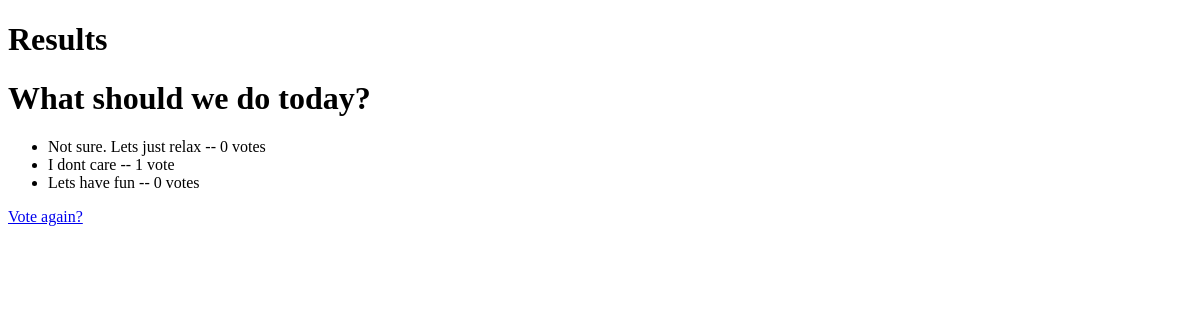
The page /polls/2/results/ on the database as committed earlier.
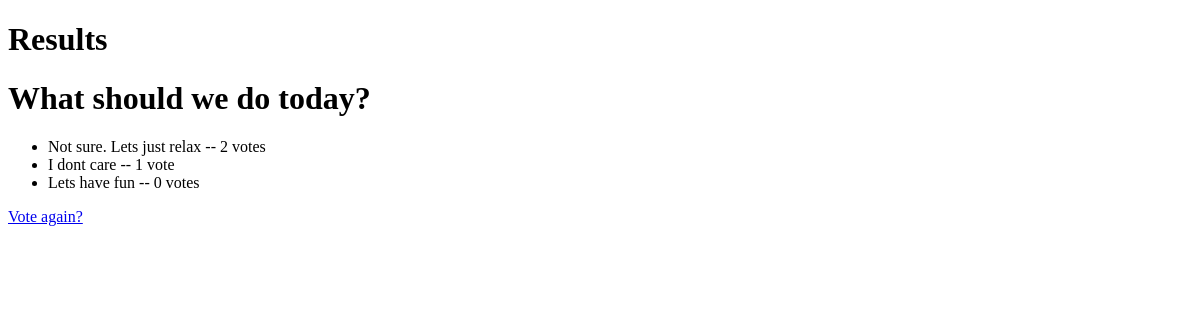
The same page on the database as committed later.
### polls/models.py (models this page shows, shortened)
class Choice(models.Model):
    question = models.ForeignKey(Question, on_delete=models.CASCADE)
    choice_text = models.CharField(max_length=200)
    votes = models.IntegerField(default=0);

### polls/views.py (the view)
# urls.py: path('<int:pk>/results/', views.ResultsView.as_view(), name='results'),
class ResultsView(generic.DetailView):
    model = Question
    template_name = "polls/results.html"

### polls/templates/polls/results.html (shortened to what this page needs)
{% extends "polls/base.html" %}
{% block header %} Results {% endblock header %}
{% block content %}
    <h1>{{ question.question_text }}</h1>
    <ul>
    {% for choice in question.choice_set.all %}
        <li>{{ choice.choice_text }} -- {{ choice.votes }} vote{{ choice.votes|pluralize }}</li>
    {% endfor %}
    </ul>
    <a href="{% url 'polls:detail' question.id %}">Vote again?</a>
{% endblock content %}

Rows that differ between the two databases and show on the page:
changed Choice "Not sure. Lets just relax": votes "0" → "2"
